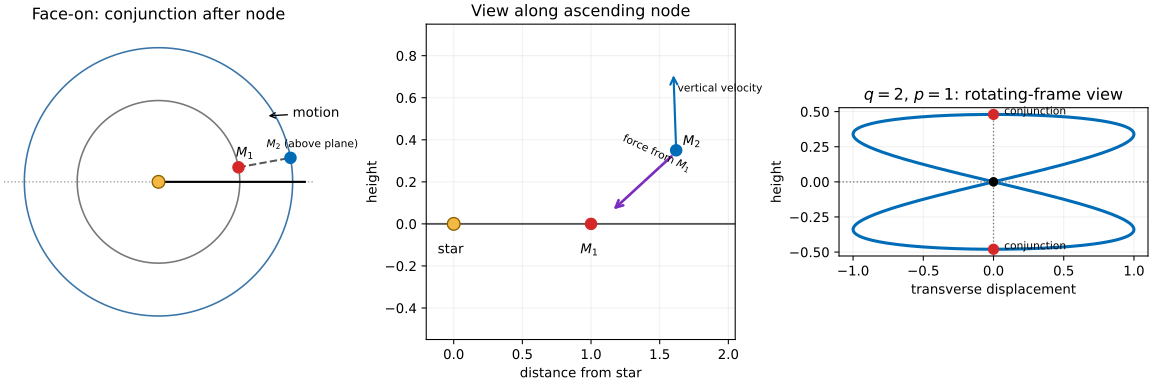

The Python source for this figure:
#!/usr/bin/env python3
"""Generate paper-316-inclination-resonance.svg."""

from pathlib import Path

import numpy as np
import matplotlib.pyplot as plt
from matplotlib.patches import Circle, FancyArrowPatch

plt.rcParams["svg.hashsalt"] = "codex-wiki"

fig,axs=plt.subplots(1,3,figsize=(12,4),constrained_layout=True)
# Face-on
ax=axs[0]
th=np.linspace(0,2*np.pi,400)
ax.plot(np.cos(th),np.sin(th),color='#777',lw=1.2)
ax.plot(1.65*np.cos(th),1.65*np.sin(th),color='#3a75a8',lw=1.2)
ax.axhline(0,color='#999',ls=':',lw=1)
ax.scatter([0],[0],s=90,color='#f4b942',edgecolor='#8c5f00',zorder=5)
u=.18
p1=np.array([np.cos(u),np.sin(u)])
p2=np.array([1.65*np.cos(u),1.65*np.sin(u)])
ax.scatter(*p1,s=70,color='#d62728',zorder=5)
ax.scatter(*p2,s=70,color='#006bb6',zorder=5)
ax.plot([0,1.8],[0,0],color='black',lw=1.6,label='ascending-node line')
ax.plot([p1[0],p2[0]],[p1[1],p2[1]],color='#555',ls='--')
ax.annotate('$M_1$',p1,xytext=(-2,8),textcoords='offset points')
ax.annotate('$M_2$ (above plane)',p2,xytext=(-18,8),textcoords='offset points',fontsize=8)
ax.annotate('motion',xy=(1.55*np.cos(.55),1.55*np.sin(.55)),xytext=(1.65,.8),arrowprops=dict(arrowstyle='->'))
ax.set_title('Face-on: conjunction after node'); ax.set_aspect('equal'); ax.set_xlim(-1.9,1.9); ax.set_ylim(-1.9,1.9); ax.axis('off')
# side along node
ax=axs[1]
ax.axhline(0,color='#555',lw=1.4,label='plane of $M_1$')
ax.scatter([0],[0],s=90,color='#f4b942',edgecolor='#8c5f00',zorder=5)
ax.scatter([1.0],[0],s=70,color='#d62728',zorder=5)
ax.scatter([1.62],[.35],s=70,color='#006bb6',zorder=5)
ax.annotate('$M_1$',(1,0),xytext=(-8,-22),textcoords='offset points')
ax.annotate('$M_2$',(1.62,.35),xytext=(5,4),textcoords='offset points')
ax.add_patch(FancyArrowPatch((1.60,.33),(1.15,.06),arrowstyle='->',mutation_scale=13,color='#7b2cbf',lw=2))
ax.text(1.22,.25,'force from $M_1$',fontsize=8,rotation=-25)
ax.add_patch(FancyArrowPatch((1.62,.35),(1.60,.72),arrowstyle='->',mutation_scale=13,color='#006bb6',lw=1.6))
ax.text(1.63,.63,'vertical velocity',fontsize=8)
ax.annotate('star',(0,0),xytext=(-12,-22),textcoords='offset points')
ax.set_title('View along ascending node'); ax.set_xlim(-.2,2.05); ax.set_ylim(-.55,.95); ax.set_xlabel('distance from star'); ax.set_ylabel('height'); ax.grid(alpha=.18)
# rotating-frame projection p=1
ax=axs[2]
u=np.linspace(0,2*np.pi,700)
y=np.sin(np.pi-2*u)
z=.48*np.sin(u)
ax.plot(y,z,color='#006bb6',lw=2.3)
for uu in [np.pi/2,3*np.pi/2]:
 yy=np.sin(np.pi-2*uu); zz=.48*np.sin(uu)
 ax.scatter([yy],[zz],s=55,color='#d62728',zorder=5)
 ax.annotate('conjunction', (yy,zz),xytext=(8,0),textcoords='offset points',fontsize=8)
for uu in [0,np.pi]:
 yy=np.sin(np.pi-2*uu); zz=.48*np.sin(uu)
 ax.scatter([yy],[zz],s=35,color='black',zorder=5)
ax.axhline(0,color='#777',ls=':',lw=1)
ax.axvline(0,color='#777',ls=':',lw=1)
ax.set_aspect('equal'); ax.set_title('$q=2$, $p=1$: rotating-frame view')
ax.set_xlabel('transverse displacement'); ax.set_ylabel('height'); ax.grid(alpha=.18)
output = Path(__file__).with_suffix(".svg")
fig.savefig(output, metadata={"Date": None})
plt.close(fig)
output.write_text(
    "\n".join(line.rstrip() for line in output.read_text().splitlines()) + "\n"
)
